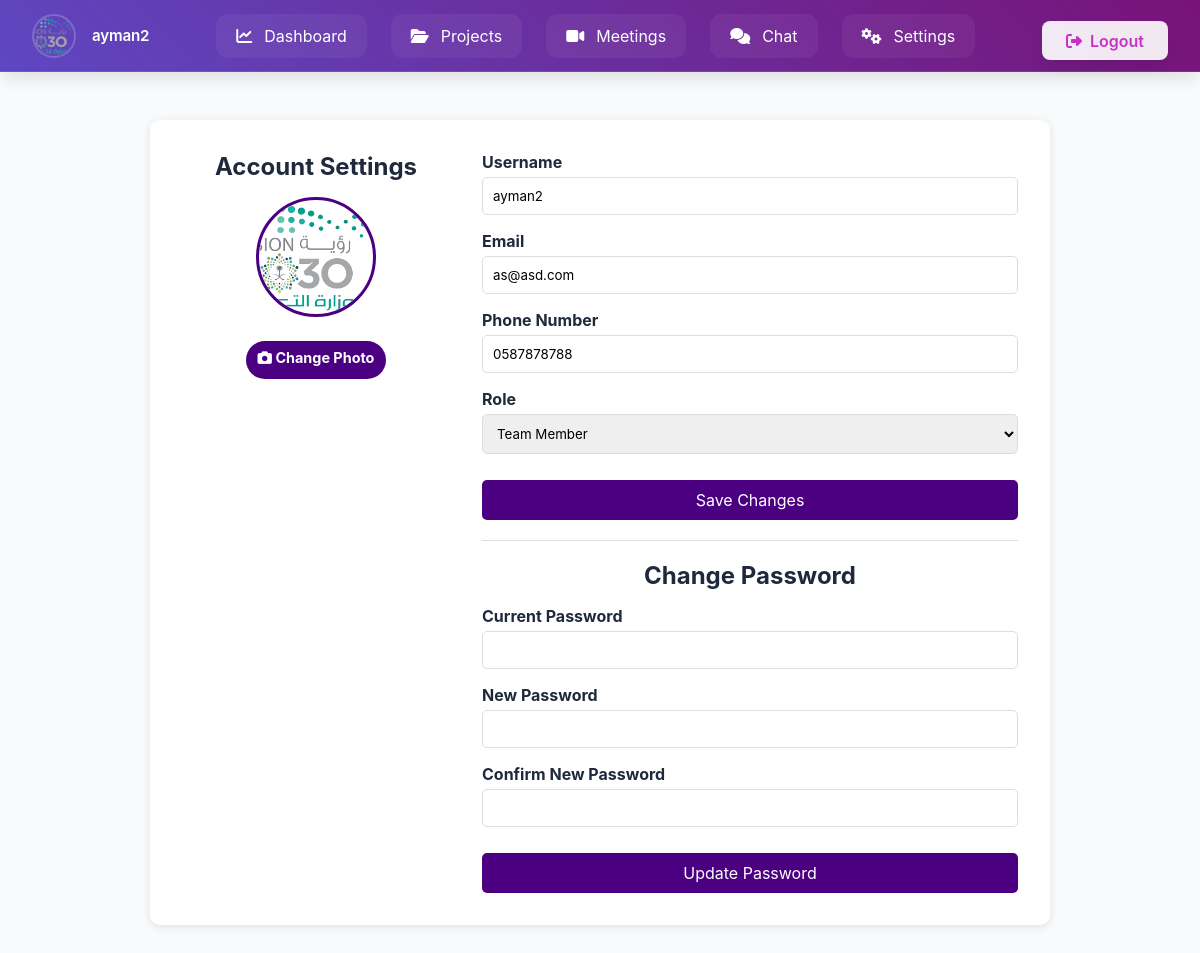
Screenshot of /users/settings/ (signed in) with the database file from the repository.
### users/models.py (models this page shows, shortened)
class CustomUser(AbstractUser):
    phone_regex = RegexValidator(
        regex=r'^05\d{8}$',
        message="رقم الجوال يجب أن يبدأ بـ 05 ويحتوي على 10 أرقام فقط."
    )
    phone_number = models.CharField(
        max_length=10,
        unique=True,
        validators=[phone_regex],
        help_text="رقم الجوال يجب أن يبدأ بـ 05 ويكون مكونًا من 10 أرقام."
    )
    ROLE_CHOICES = [
        ('member', 'Member'),  # العضو العادي
        ('expert', 'Expert')   # الخبير
    ]
    role = models.CharField(
    max_length=10,
    choices=ROLE_CHOICES,
    default='member'
    )
    profile_image = models.ImageField(
    upload_to='profile_pics/',
    default='profile_pics/p.png',  # تعيين صورة افتراضية عند إنشاء الحساب
    blank=True,
    null=True
    )
    groups = models.ManyToManyField(
        'auth.Group',
        related_name='custom_user_groups',
        blank=True
    )
    user_permissions = models.ManyToManyField(
        'auth.Permission',
        related_name='custom_user_permissions',
        blank=True
    )

### users/views.py (the view)
# urls.py: path('settings/', settings_view, name='settings'),
@login_required
def settings_view(request):
    user = request.user  # جلب بيانات المستخدم الحالية
    if request.method == "POST":
        if "profile_image" in request.FILES:
            user.profile_image = request.FILES["profile_image"]
            user.save()
            return JsonResponse({"success": True, "image_url": user.profile_image.url})  # ✅ إرجاع JSON
        form = ProfileUpdateForm(request.POST, request.FILES, instance=user)
        password_form = PasswordChangeForm(user, request.POST)
        if "change_password" in request.POST:  # تغيير كلمة المرور
            if password_form.is_valid():
                user = password_form.save()
                update_session_auth_hash(request, user)
                messages.success(request, "Password updated successfully!")
                return redirect("settings")
        elif form.is_valid():  # تحديث بيانات الحساب
            form.save()
            messages.success(request, "Account details updated successfully!")
            return redirect("settings")
    else:
        form = ProfileUpdateForm(instance=user)
        password_form = PasswordChangeForm(user)
    return render(request, "settings.html", {"form": form, "password_form": password_form, "user": user})

### users/forms.py
class ProfileUpdateForm(UserChangeForm):
    password = None  # منع تعديل كلمة المرور في هذا النموذج
    class Meta:
        model = CustomUser
        fields = ['username', 'email', 'phone_number', 'role', 'profile_image']

### templates/settings.html (shortened to what this page needs)
<!DOCTYPE html>
<html lang="en">
    <head>
    </head>
<body>
    <div class="container">
        {% include 'navbar.html' %}
        <div class="profile-section">
            <h1>Account Settings</h1>
            <label for="profileImageUpload">
                <img id="profilePreview" src="{{ user.profile_image.url }}"
                     onerror="this.onerror=null; this.src='/media/profile_pics/p.png';"
                     alt="Profile Picture" class="profile-img">
            </label>
            <div class="edit-icon">
                <label for="profileImageUpload">
                    <i class="fas fa-camera"></i> Change Photo
                </label>
            </div>
        </div>
        <div class="form-section">
            <form id="accountForm">
                <div class="input-group">
                    <label for="id_username">Username</label>
                    <input type="text" id="id_username" name="username" value="{{ form.username.value }}" required>
                </div>
                <div class="input-group">
                    <label for="id_email">Email</label>
                    <input type="email" id="id_email" name="email" value="{{ form.email.value }}" required>
                </div>
                <div class="input-group">
                    <label for="id_phone_number">Phone Number</label>
                    <input type="text" id="id_phone_number" name="phone_number" value="{{ form.phone_number.value }}" required>
                </div>
                <div class="input-group">
                    <label for="id_role">Role</label>
                    <select id="id_role" name="role">
                        <option value="member" {% if form.role.value == 'member' %}selected{% endif %}>Team Member</option>
                    </select>
                </div>
                <button type="submit">Save Changes</button>
            </form>
            <hr>
            <h2>Change Password</h2>
            <form id="passwordForm">
                <div class="input-group">
                    <label for="id_old_password">Current Password</label>
                    <input type="password" id="id_old_password" name="old_password" required>
                </div>
                <div class="input-group">
                    <label for="id_new_password1">New Password</label>
                    <input type="password" id="id_new_password1" name="new_password1" required>
                </div>
                <div class="input-group">
                    <label for="id_new_password2">Confirm New Password</label>
                    <input type="password" id="id_new_password2" name="new_password2" required>
                </div>
                <button type="submit">Update Password</button>
            </form>
        </div>
    </div>
</body>
</html>

### templates/navbar.html (shortened to what this page needs)
<!DOCTYPE html>
<html lang="en">
<head>
    <link rel="stylesheet" href="https://cdnjs.cloudflare.com/ajax/libs/font-awesome/6.4.2/css/all.min.css">
</head>
<body>
    <nav class="navbar">
        <div class="profile">
            <img src="{{ user.profile_image.url }}"
                 class="profile__image"
                 onerror="this.onerror=null; this.src='/media/profile_pics/p.png';"
                 alt="User profile">
            <span class="profile__name">{{ user.username }}</span>
        </div>
        <div class="nav-links">
            <a href="{% url 'dashboard' %}" class="nav-link">
                <i class="fas fa-chart-line"></i>
                <span>Dashboard</span>
            </a>
            <a href="{% url 'projects_list' %}" class="nav-link">
                <i class="fas fa-folder-open"></i>
                <span>Projects</span>
            </a>
            <a href="{% url 'meeting_list' %}" class="nav-link">
                <i class="fas fa-video"></i>
                <span>Meetings</span>
            </a>
            <a href="{% url 'chat_list' %}" class="nav-link">
                <i class="fas fa-comments"></i>
                <span>Chat</span>
            </a>
            <a href="{% url 'settings' %}" class="nav-link">
                <i class="fas fa-cogs"></i>
                <span>Settings</span>
            </a>
        </div>
        <form id="logout-form" action="{% url 'logout' %}" method="post">
            <button type="submit" class="logout">
                <i class="fas fa-sign-out-alt"></i>
                <span class="logout__text">Logout</span>
            </button>
        </form>
    </nav>
</body>
</html>

### templates/settings.html (style rules this page uses)
body { font-family: 'Arial', sans-serif; background-color: #f4f4f4; margin: 0; padding: 0; display: flex; justify-content: center; align-items: center; min-height: 100vh; direction: ltr; }
.container { background: white; padding: 2rem; border-radius: 10px; box-shadow: 0 2px 10px rgba(0, 0, 0, 0.1); width: 90%; max-width: 900px; display: flex; gap: 2rem; align-items: flex-start; margin-top: 120px; margin-bottom: 120px; padding-top: 2rem; }
.profile-section { flex: 1; text-align: center; }
.form-section { flex: 2; }
h1, h2 { font-size: 1.5rem; margin-bottom: 1rem; text-align: center; }
.profile-img { width: 120px; height: 120px; border-radius: 50%; object-fit: cover; border: 3px solid #4b0082; cursor: pointer; margin-bottom: 10px; }
.edit-icon { background: #4b0082; color: white; padding: 8px 12px; border-radius: 20px; cursor: pointer; font-size: 0.9rem; display: inline-block; transition: background 0.3s ease; margin-top: 5px; }
.input-group { margin-bottom: 1rem; text-align: left; }
label { display: block; font-weight: bold; margin-bottom: 5px; }
input, select { width: 100%; padding: 10px; border: 1px solid #ddd; border-radius: 5px; }
button { width: 100%; background: #4b0082; color: white; border: none; padding: 10px; border-radius: 5px; cursor: pointer; font-size: 1rem; margin-top: 10px; }
hr { margin: 20px 0; border: 0; height: 1px; background: #ddd; }

### templates/navbar.html (style rules this page uses)
:root { --primary-500: #9625af; --primary-600: #ca2fc7; --surface-100: #f8fafc; --surface-900: #0f172a; --text-primary: #1e293b; --text-inverse: #ffffff; --transition-default: 300ms cubic-bezier(0.4, 0, 0.2, 1); --shadow-lg: 0 10px 15px -3px rgba(0, 0, 0, 0.1); }
* { margin: 0; padding: 0; box-sizing: border-box; font-family: 'Inter', system-ui, sans-serif; }
body { background-color: var(--surface-100); color: var(--text-primary); }
.navbar { position: fixed; top: 0; left: 0; width: 100%; height: 72px; display: flex; align-items: center; justify-content: space-between; padding: 0 2rem; background: linear-gradient(45deg, #5e47c2, #781378); backdrop-filter: blur(12px); box-shadow: var(--shadow-lg); z-index: 1000; border-bottom: 1px solid rgba(255, 255, 255, 0.1); }
.profile { display: flex; align-items: center; gap: 1rem; color: var(--text-inverse); position: relative; }
.profile__image { width: 44px; height: 44px; border-radius: 50%; object-fit: cover; border: 2px solid rgba(255, 255, 255, 0.2); transition: transform var(--transition-default); }
.profile__name { font-weight: 600; font-size: 0.95rem; letter-spacing: -0.2px; }
.nav-links { display: flex; gap: 1.5rem; align-items: center; transition: transform var(--transition-default); }
.nav-link { color: var(--text-inverse); text-decoration: none; padding: 0.75rem 1.25rem; border-radius: 0.75rem; display: flex; align-items: center; gap: 0.75rem; position: relative; background: rgba(255, 255, 255, 0.05); transition: all var(--transition-default); }
.nav-link::after { content: ''; position: absolute; bottom: 0; left: 50%; width: 0; height: 2px; background: var(--text-inverse); transition: all var(--transition-default); }
.logout { background: rgba(255, 255, 255, 0.9); color: var(--primary-600); border: none; padding: 0.6rem 1.5rem; border-radius: 0.5rem; display: flex; align-items: center; gap: 0.5rem; cursor: pointer; transition: all var(--transition-default); font-weight: 600; box-shadow: var(--shadow-lg); }

### rows the page displays
CustomUser: profile_image (picture), username "ayman2", email "as@asd.com", phone_number "0587878788", role "Team Member"
